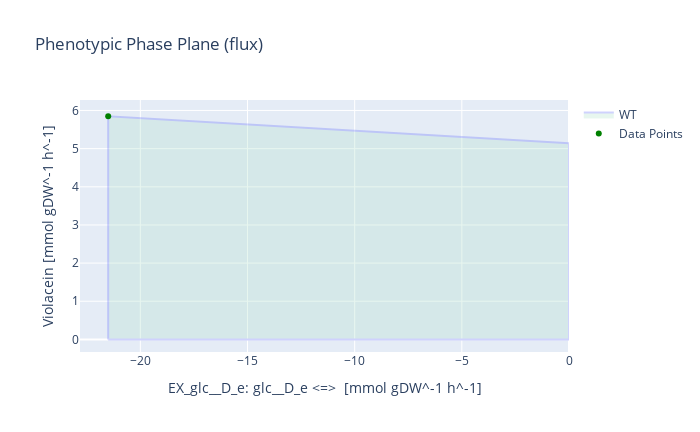

Notebook code for this chart:
### Markdown cell above
## Glucose as substrate

### Code cell
medium = model_LB_vio_fad.medium

with model_LB_vio_fad:
    
    # Setting the medium and boundary conditions
    model_LB_vio_fad.medium = medium
    model_LB_vio_fad.reactions.EX_o2_e.lower_bound = -61
    model_LB_vio_fad.reactions.EX_glc__D_e.lower_bound = -21.5
    
    # Setting the growth to 20% and limiting the rate
    growth = model_LB_vio_fad.optimize().fluxes.Growth
    model_LB_vio_fad.reactions.Growth.lower_bound = growth*0.2
    
    # Setting the objective to violacein
    model_LB_vio_fad.objective = model_LB_vio_fad.reactions.Violacein
    violacein_production = model_LB_vio_fad.optimize().objective_value
    
    # Phenotypic phase plane of glucose-violacein
    result = phenotypic_phase_plane(model_LB_vio_fad, 
                                variables=[model_LB_vio_fad.reactions.EX_glc__D_e],
                                objective=model_LB_vio_fad.reactions.Violacein,
                                points=10)

    # Computing the glucose uptake rate for the maximum violacein production
    data = result.data_frame
    maxvio = round(data.objective_upper_bound[data.objective_upper_bound.idxmax()], 4)
    v = data.EX_glc__D_e[round(data.objective_upper_bound,4) == maxvio]
    # Cmol of glucose
    cmol = (max(v)/6)
    
    # Computing maximum yield
    violacein_glc_yield = violacein_production / (-1*cmol)
    
    # Plotting phenotypic phase plane
    x = max(v)
    y = maxvio
    result.plot(plotter, points=[(x,y)], points_colors=["green"])
    
    
    print('Setting glucose boundary to -21.5 and oxygen to -61:')
    print("- The optimal glucose uptake for Violacein flux is [mmol gDW^-1 h^-1]:", max(v))
    print("- The optimal Cmol Glucose uptake for Violacein flux is [Cmol gDW^-1 h^-1]:", cmol)
    print('- Growth rate for maximum violacein production in V. natriegens [h^-1]:', growth)
    print('- Max. violacein production [mmol gDW^-1 h^-1]:', violacein_production)
    print('- Theoretical maximum yield per carbon [mmol_vio / Cmol_glc]:', violacein_glc_yield)

### Figure 1 — Plotly figure (JSON) as saved in the notebook; plotly's stock layout.template omitted (floating-point values rounded to 4 significant figures)
{"data": [{"fill": "toself", "fillcolor": "#B3E2CD", "hoverinfo": "none", "marker": {"line": {"color": "#B3E2CD"}, "opacity": 0.3}, "mode": "lines", "name": "WT", "opacity": 0.3, "type": "scatter", "x": [-21.5, -19.11, -16.72, -14.33, -11.94, -9.556, -7.167, -4.778, -2.389, 0, 0, -2.389, -4.778, -7.167, -9.556, -11.94, -14.33, -16.72, -19.11, -21.5, -21.5, -21.5], "y": [0, 1.005e-16, -5.759e-15, 3.752e-15, -8.092e-15, 3.828e-17, 0, 0, -1.931e-15, 0, 5.142, 5.22, 5.299, 5.378, 5.457, 5.536, 5.615, 5.694, 5.771, 5.846, 0, 5.846]}, {"marker": {"color": ["green"]}, "mode": "markers", "name": "Data Points", "type": "scatter", "x": [-21.5], "y": [5.846]}], "layout": {"height": 432, "title": {"text": "Phenotypic Phase Plane (flux)"}, "width": 700, "xaxis": {"autorange": true, "range": [-22.82, 0], "title": {"text": "EX_glc__D_e: glc__D_e <=>  [mmol gDW^-1 h^-1]"}, "type": "linear"}, "yaxis": {"autorange": true, "range": [-0.3302, 6.275], "title": {"text": "Violacein [mmol gDW^-1 h^-1]"}, "type": "linear"}}}
